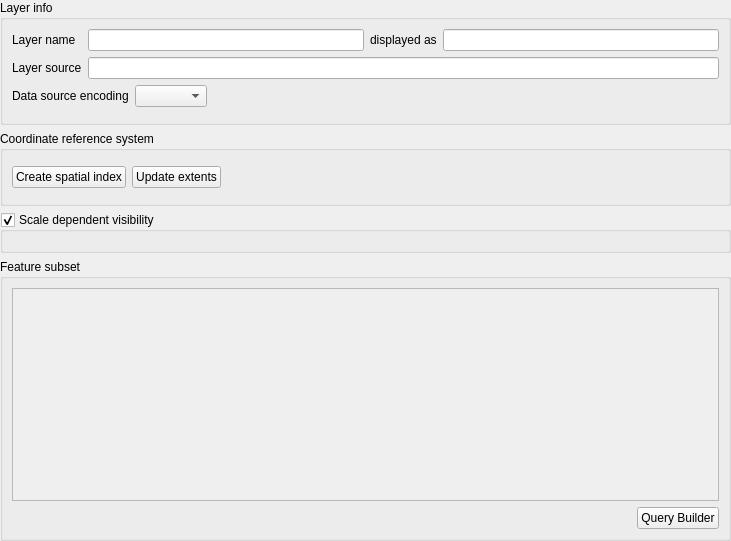
             <widget class="QWidget" name="scrollAreaWidgetContents">
              <property name="geometry">
               <rect>
                <x>0</x>
                <y>0</y>
                <width>731</width>
                <height>541</height>
               </rect>
              </property>
              <layout class="QVBoxLayout" name="verticalLayout_13">
               <property name="margin">
                <number>0</number>
               </property>
               <item>
                <widget class="QgsCollapsibleGroupBox" name="groupBox">
                 <property name="title">
                  <string>Layer info</string>
                 </property>
                 <property name="syncGroup" stdset="0">
                  <string notr="true">vectorgeneral</string>
                 </property>
                 <layout class="QGridLayout" name="gridLayout">
                  <item row="1" column="0">
                   <widget class="QLabel" name="textLabel3">
                    <property name="text">
                     <string>Layer name</string>
                    </property>
                   </widget>
                  </item>
                  <item row="5" column="0">
                   <widget class="QFrame" name="mDataSourceEncodingFrame">
                    <layout class="QHBoxLayout" name="horizontalLayout_4">
                     <property name="margin">
                      <number>0</number>
                     </property>
                    </layout>
                   </widget>
                  </item>
                  <item row="1" column="1">
                   <widget class="QLineEdit" name="mLayerOrigNameLineEdit"/>
                  </item>
                  <item row="1" column="3">
                   <widget class="QLineEdit" name="txtDisplayName">
                    <property name="readOnly">
                     <bool>true</bool>
                    </property>
                   </widget>
                  </item>
                  <item row="1" column="2">
                   <widget class="QLabel" name="label_2">
                    <property name="text">
                     <string>displayed as</string>
                    </property>
                   </widget>
                  </item>
                  <item row="2" column="0">
                   <widget class="QLabel" name="lblLayerSource">
                    <property name="text">
                     <string>Layer source</string>
                    </property>
                   </widget>
                  </item>
                  <item row="2" column="1" colspan="3">
                   <widget class="QLineEdit" name="txtLayerSource">
                    <property name="enabled">
                     <bool>true</bool>
                    </property>
                    <property name="readOnly">
                     <bool>true</bool>
                    </property>
                   </widget>
                  </item>
                  <item row="4" column="0" colspan="4">
                   <layout class="QHBoxLayout" name="horizontalLayout_6">
                    <item>
                     <widget class="QLabel" name="label_3">
                      <property name="sizePolicy">
                       <sizepolicy hsizetype="Maximum" vsizetype="Preferred">
                        <horstretch>0</horstretch>
                        <verstretch>0</verstretch>
                       </sizepolicy>
                      </property>
                      <property name="text">
                       <string>Data source encoding</string>
                      </property>
                     </widget>
                    </item>
                    <item>
                     <widget class="QComboBox" name="cboProviderEncoding"/>
                    </item>
                    <item>
                     <spacer name="horizontalSpacer_2">
                      <property name="orientation">
                       <enum>Qt::Horizontal</enum>
                      </property>
                      <property name="sizeHint" stdset="0">
                       <size>
                        <width>0</width>
                        <height>20</height>
                       </size>
                      </property>
                     </spacer>
                    </item>
                   </layout>
                  </item>
                 </layout>
                </widget>
               </item>
               <item>
                <widget class="QgsCollapsibleGroupBox" name="indexGroupBox">
                 <property name="title">
                  <string>Coordinate reference system</string>
                 </property>
                 <property name="checkable">
                  <bool>false</bool>
                 </property>
                 <property name="syncGroup" stdset="0">
                  <string notr="true">vectorgeneral</string>
                 </property>
                 <layout class="QVBoxLayout" name="verticalLayout_27">
                  <property name="spacing">
                   <number>6</number>
                  </property>
                  <item>
                   <widget class="QgsProjectionSelectionWidget" name="mCrsSelector" native="true">
                    <property name="focusPolicy">
                     <enum>Qt::StrongFocus</enum>
                    </property>
                   </widget>
                  </item>
                  <item>
                   <layout class="QHBoxLayout" name="horizontalLayout_5">
                    <item>
                     <widget class="QPushButton" name="pbnIndex">
                      <property name="text">
                       <string>Create spatial index</string>
                      </property>
                     </widget>
                    </item>
                    <item>
                     <widget class="QPushButton" name="pbnUpdateExtents">
                      <property name="text">
                       <string>Update extents</string>
                      </property>
                     </widget>
                    </item>
                    <item>
                     <spacer name="horizontalSpacer_3">
                      <property name="orientation">
                       <enum>Qt::Horizontal</enum>
                      </property>
                      <property name="sizeHint" stdset="0">
                       <size>
                        <width>40</width>
                        <height>20</height>
                       </size>
                      </property>
                     </spacer>
                    </item>
                   </layout>
                  </item>
                  <item>
                   <widget class="Line" name="line">
                    <property name="orientation">
                     <enum>Qt::Vertical</enum>
                    </property>
                   </widget>
                  </item>
                 </layout>
                </widget>
               </item>
               <item>
                <widget class="QgsCollapsibleGroupBox" name="mScaleVisibilityGroupBox">
                 <property name="title">
                  <string>Scale dependent visibility</string>
                 </property>
                 <property name="checkable">
                  <bool>true</bool>
                 </property>
                 <layout class="QGridLayout" name="gridLayout_6">
                  <item row="0" column="0">
                   <widget class="QgsScaleRangeWidget" name="mScaleRangeWidget" native="true">
                    <property name="toolTip">
                     <string>A widget to define the scale visibility</string>
                    </property>
                    <property name="whatsThis">
                     <string>A widget to define the scale visibility.</string>
                    </property>
                   </widget>
                  </item>
                 </layout>
                </widget>
               </item>
               <item>
                <widget class="QgsCollapsibleGroupBox" name="mSubsetGroupBox">
                 <property name="sizePolicy">
                  <sizepolicy hsizetype="Preferred" vsizetype="Preferred">
                   <horstretch>0</horstretch>
                   <verstretch>3</verstretch>
                  </sizepolicy>
                 </property>
                 <property name="title">
                  <string>Feature subset</string>
                 </property>
                 <layout class="QGridLayout" name="gridLayout_4">
                  <item row="1" column="1">
                   <widget class="QPushButton" name="pbnQueryBuilder">
                    <property name="text">
                     <string>Query Builder</string>
                    </property>
                   </widget>
                  </item>
                  <item row="1" column="0">
                   <spacer>
                    <property name="orientation">
                     <enum>Qt::Horizontal</enum>
                    </property>
                    <property name="sizeType">
                     <enum>QSizePolicy::Expanding</enum>
                    </property>
                    <property name="sizeHint" stdset="0">
                     <size>
                      <width>0</width>
                      <height>21</height>
                     </size>
                    </property>
                   </spacer>
                  </item>
                  <item row="0" column="0" colspan="2">
                   <widget class="QTextEdit" name="txtSubsetSQL">
                    <property name="enabled">
                     <bool>false</bool>
                    </property>
                    <property name="acceptDrops">
                     <bool>false</bool>
                    </property>
                    <property name="acceptRichText">
                     <bool>false</bool>
                    </property>
                   </widget>
                  </item>
                 </layout>
                 <zorder>txtSubsetSQL</zorder>
                 <zorder>pbnQueryBuilder</zorder>
                </widget>
               </item>
               <item>
                <spacer name="verticalSpacer">
                 <property name="orientation">
                  <enum>Qt::Vertical</enum>
                 </property>
                 <property name="sizeHint" stdset="0">
                  <size>
                   <width>20</width>
                   <height>0</height>
                  </size>
                 </property>
                </spacer>
               </item>
              </layout>
             </widget>
